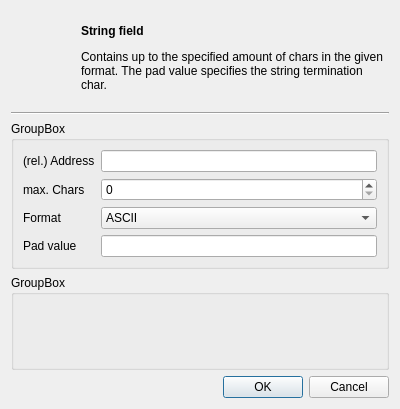
<?xml version="1.0" encoding="UTF-8"?>
<ui version="4.0">
 <class>StringFieldDialog</class>
 <widget class="QDialog" name="StringFieldDialog">
  <property name="geometry">
   <rect>
    <x>0</x>
    <y>0</y>
    <width>400</width>
    <height>409</height>
   </rect>
  </property>
  <property name="windowTitle">
   <string>Dialog</string>
  </property>
  <layout class="QVBoxLayout" name="verticalLayout_2">
   <item>
    <layout class="QHBoxLayout" name="horizontalLayout">
     <item>
      <widget class="QLabel" name="iconLabel">
       <property name="sizePolicy">
        <sizepolicy hsizetype="Minimum" vsizetype="Preferred">
         <horstretch>0</horstretch>
         <verstretch>0</verstretch>
        </sizepolicy>
       </property>
       <property name="minimumSize">
        <size>
         <width>64</width>
         <height>64</height>
        </size>
       </property>
      </widget>
     </item>
     <item>
      <widget class="QLabel" name="label_2">
       <property name="sizePolicy">
        <sizepolicy hsizetype="MinimumExpanding" vsizetype="Preferred">
         <horstretch>0</horstretch>
         <verstretch>0</verstretch>
        </sizepolicy>
       </property>
       <property name="text">
        <string>&lt;h4&gt;String field&lt;/h4&gt;
&lt;p&gt;Contains up to the specified amount of chars in the given format. The pad value specifies the string termination char.&lt;/p&gt;</string>
       </property>
       <property name="wordWrap">
        <bool>true</bool>
       </property>
      </widget>
     </item>
    </layout>
   </item>
   <item>
    <widget class="Line" name="line">
     <property name="orientation">
      <enum>Qt::Horizontal</enum>
     </property>
    </widget>
   </item>
   <item>
    <widget class="QGroupBox" name="groupBox">
     <property name="title">
      <string>GroupBox</string>
     </property>
     <layout class="QFormLayout" name="formLayout">
      <item row="0" column="0">
       <widget class="QLabel" name="label_3">
        <property name="text">
         <string>(rel.) Address</string>
        </property>
       </widget>
      </item>
      <item row="0" column="1">
       <widget class="QLineEdit" name="address"/>
      </item>
      <item row="1" column="0">
       <widget class="QLabel" name="label_4">
        <property name="text">
         <string>max. Chars</string>
        </property>
       </widget>
      </item>
      <item row="1" column="1">
       <widget class="QSpinBox" name="numChars">
        <property name="maximum">
         <number>1000000</number>
        </property>
       </widget>
      </item>
      <item row="2" column="0">
       <widget class="QLabel" name="label_5">
        <property name="text">
         <string>Format</string>
        </property>
       </widget>
      </item>
      <item row="2" column="1">
       <widget class="QComboBox" name="format">
        <item>
         <property name="text">
          <string>ASCII</string>
         </property>
        </item>
        <item>
         <property name="text">
          <string>Unicode</string>
         </property>
        </item>
       </widget>
      </item>
      <item row="3" column="0">
       <widget class="QLabel" name="label_6">
        <property name="text">
         <string>Pad value</string>
        </property>
       </widget>
      </item>
      <item row="3" column="1">
       <widget class="QLineEdit" name="padValue"/>
      </item>
     </layout>
    </widget>
   </item>
   <item>
    <widget class="QGroupBox" name="groupBox_2">
     <property name="title">
      <string>GroupBox</string>
     </property>
     <layout class="QVBoxLayout" name="verticalLayout">
      <property name="spacing">
       <number>0</number>
      </property>
      <property name="leftMargin">
       <number>0</number>
      </property>
      <property name="topMargin">
       <number>0</number>
      </property>
      <property name="rightMargin">
       <number>0</number>
      </property>
      <property name="bottomMargin">
       <number>0</number>
      </property>
      <item>
       <widget class="PatternMetaEditor" name="metaEdit" native="true"/>
      </item>
     </layout>
    </widget>
   </item>
   <item>
    <widget class="QDialogButtonBox" name="buttonBox">
     <property name="orientation">
      <enum>Qt::Horizontal</enum>
     </property>
     <property name="standardButtons">
      <set>QDialogButtonBox::Cancel|QDialogButtonBox::Ok</set>
     </property>
    </widget>
   </item>
  </layout>
 </widget>
 <customwidgets>
  <customwidget>
   <class>PatternMetaEditor</class>
   <extends>QWidget</extends>
   <header>patternmetaeditor.hh</header>
   <container>1</container>
  </customwidget>
 </customwidgets>
 <resources/>
 <connections>
  <connection>
   <sender>buttonBox</sender>
   <signal>accepted()</signal>
   <receiver>StringFieldDialog</receiver>
   <slot>accept()</slot>
   <hints>
    <hint type="sourcelabel">
     <x>248</x>
     <y>254</y>
    </hint>
    <hint type="destinationlabel">
     <x>157</x>
     <y>274</y>
    </hint>
   </hints>
  </connection>
  <connection>
   <sender>buttonBox</sender>
   <signal>rejected()</signal>
   <receiver>StringFieldDialog</receiver>
   <slot>reject()</slot>
   <hints>
    <hint type="sourcelabel">
     <x>316</x>
     <y>260</y>
    </hint>
    <hint type="destinationlabel">
     <x>286</x>
     <y>274</y>
    </hint>
   </hints>
  </connection>
 </connections>
</ui>
